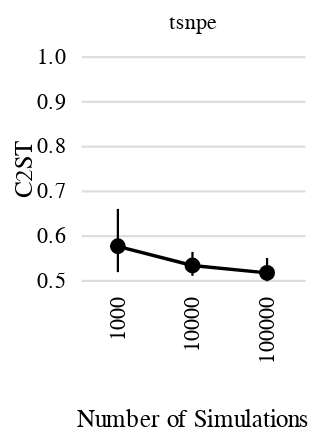

Source (notebook cell):
### Code cell
results_subset = df.query("task == 'sir'")
fig_metric(results_subset, metric="C2ST")

### Figure 1 — Vega-Lite specification as saved in the notebook (floating-point values rounded to 4 significant figures)
{"config": {"view": {"strokeWidth": 0, "continuousHeight": 100, "discreteHeight": 100, "continuousWidth": 100, "discreteWidth": 100}, "axis": {"labelFontWeight": "normal", "titleFontWeight": "normal", "grid": false}, "header": {"labelFontWeight": "normal", "titleFontWeight": "normal", "labelOrient": "top", "titleOrient": "bottom"}, "legend": {"labelFontWeight": "normal", "titleFontWeight": "normal"}, "axisX": {"grid": false, "labelAngle": 270, "domain": false, "domainWidth": 0, "ticks": true, "tickWidth": 0, "minExtent": 0}, "axisY": {"domain": false, "domainWidth": 0, "ticks": true, "tickWidth": 0, "grid": true, "titlePadding": 0, "tickCount": 6.0}, "line": {"size": 1.5}, "point": {"size": 50}}, "data": {"name": "data-750d0dda3f4aeb207e3dea4abd12eb1f"}, "facet": {"column": {"field": "algorithm", "header": {"labels": true}, "sort": null, "title": "Number of Simulations", "type": "nominal"}}, "spec": {"layer": [{"mark": "line", "encoding": {"color": {"field": "algorithm", "legend": null, "scale": {"domain": ["tsnpe"], "range": ["#000000"]}, "type": "nominal"}, "x": {"field": "num_simulations", "title": "", "type": "ordinal"}, "y": {"aggregate": "mean", "axis": {"title": "C2ST"}, "field": "C2ST", "scale": {"domain": [0.5, 1.0], "zero": false}, "type": "quantitative"}}}, {"mark": {"type": "point", "filled": true}, "encoding": {"color": {"field": "algorithm", "legend": null, "scale": {"domain": ["tsnpe"], "range": ["#000000"]}, "type": "nominal"}, "x": {"field": "num_simulations", "title": "", "type": "ordinal"}, "y": {"aggregate": "mean", "axis": {"title": "C2ST"}, "field": "C2ST", "scale": {"domain": [0.5, 1.0], "zero": false}, "type": "quantitative"}}}, {"mark": {"type": "errorbar", "extent": "ci"}, "encoding": {"color": {"field": "algorithm", "legend": null, "scale": {"domain": ["tsnpe"], "range": ["#000000"]}, "type": "nominal"}, "x": {"field": "num_simulations", "title": "", "type": "ordinal"}, "y": {"axis": {"title": "C2ST"}, "field": "C2ST", "scale": {"domain": [0.5, 1.0], "zero": false}, "type": "quantitative"}}}]}, "resolve": {"scale": {"x": "independent"}}, "spacing": 5, "$schema": "https://vega.github.io/schema/vega-lite/v4.17.0.json", "datasets": {"data-750d0dda3f4aeb207e3dea4abd12eb1f": [{"task": "sir", "num_simulations": 1000, "num_observation": 1, "algorithm": "tsnpe", "seed": 3690981510, "acceptance rate": "[1.0, -0.008131837472319603, -0.006872533354908228, -0.01003878004848957, -0.025557396933436394, -0.7212845087051392, -0.8308295607566833, -0.9591208696365356, -0.9034761786460876, -0.9011832475662231]", "gt in support": "[1.0, 1.0, 1.0, 1.0, 1.0, 1.0, 1.0, 1.0, 0.9997000098228455, 0.9984999895095825]", "C2ST": 0.5004, "MMD": 0.05051, "MEDDIST": 18.65, "NLTP": null, "RT": 2.194, "KSD": 14.67, "num_simulations_simulator": 1000.0, "path": "/mnt/qb/macke/mdeistler57/tsnpe_collection/benchmark/notebooks/../results/results_thr3/2022_04_18/15_17_35_m/0", "folder": "0"}, {"task": "sir", "num_simulations": 10000, "num_observation": 3, "algorithm": "tsnpe", "seed": 2693767201, "acceptance rate": "[1.0, -0.00599097041413188, -0.08170749992132187, -0.5007598400115967, -1.1991541385650635, -1.112252950668335, -1.189515471458435, -1.3623851537704468, -1.3291219472885132, -1.484938383102417]", "gt in support": "[1.0, 1.0, 1.0, 1.0, 1.0, 1.0, 1.0, 1.0, 1.0, 1.0]", "C2ST": 0.4928, "MMD": 0.01333, "MEDDIST": 17.94, "NLTP": null, "RT": 4.455, "KSD": 13.52, "num_simulations_simulator": 10000.0, "path": "/mnt/qb/macke/mdeistler57/tsnpe_collection/benchmark/notebooks/../results/results_thr3/2022_04_18/15_17_35_m/7", "folder": "7"}, {"task": "sir", "num_simulations": 1000, "num_observation": 3, "algorithm": "tsnpe", "seed": 2836875726, "acceptance rate": "[1.0, -0.005023326724767685, -0.006740191485732794, -0.006365419365465641, -0.05950843170285225, -0.08703439682722092, -0.10698766261339188, -0.3980485796928406, -0.424350380897522, -0.5308409929275513]", "gt in support": "[1.0, 1.0, 1.0, 1.0, 1.0, 1.0, 1.0, 1.0, 1.0, 1.0]", "C2ST": 0.503, "MMD": 0.0412, "MEDDIST": 21.14, "NLTP": null, "RT": 1.632, "KSD": 14.99, "num_simulations_simulator": 1000.0, "path": "/mnt/qb/macke/mdeistler57/tsnpe_collection/benchmark/notebooks/../results/results_thr3/2022_04_18/15_17_35_m/6", "folder": "6"}, {"task": "sir", "num_simulations": 100000, "num_observation": 2, "algorithm": "tsnpe", "seed": 1113800416, "acceptance rate": "[1.0, -0.6592387557029724, -1.038794755935669, -1.2273331880569458, -1.2479088306427002, -1.3528296947479248, -1.4224656820297241, -1.3882766962051392, -1.5819963216781616, -1.628416657447815]", "gt in support": "[1.0, 1.0, 1.0, 1.0, 1.0, 1.0, 1.0, 1.0, 1.0, 1.0]", "C2ST": 0.5001, "MMD": 0.001518, "MEDDIST": 20.17, "NLTP": null, "RT": 32.08, "KSD": 11.62, "num_simulations_simulator": 100000.0, "path": "/mnt/qb/macke/mdeistler57/tsnpe_collection/benchmark/notebooks/../results/results_thr3/2022_04_18/15_17_35_m/5", "folder": "5"}, {"task": "sir", "num_simulations": 10000, "num_observation": 2, "algorithm": "tsnpe", "seed": 4219546145, "acceptance rate": "[1.0, -0.044384412467479706, -0.24572813510894775, -0.5240021347999573, -0.6483582854270935, -0.7902169823646545, -0.9947766065597534, -0.994476318359375, -1.0461195707321167, -1.0400917530059814]", "gt in support": "[1.0, 1.0, 1.0, 1.0, 1.0, 1.0, 1.0, 1.0, 1.0, 1.0]", "C2ST": 0.5011, "MMD": 0.002673, "MEDDIST": 20.69, "NLTP": null, "RT": 5.376, "KSD": 12.05, "num_simulations_simulator": 10000.0, "path": "/mnt/qb/macke/mdeistler57/tsnpe_collection/benchmark/notebooks/../results/results_thr3/2022_04_18/15_17_35_m/4", "folder": "4"}, {"task": "sir", "num_simulations": 1000, "num_observation": 2, "algorithm": "tsnpe", "seed": 1090573856, "acceptance rate": "[1.0, -0.009994329884648323, -0.011062204837799072, -0.07522984594106674, -0.06170550733804703, -0.36589235067367554, -0.42976850271224976, -0.45808809995651245, -0.6383476853370667, -0.5514482855796814]", "gt in support": "[1.0, 1.0, 1.0, 1.0, 1.0, 1.0, 1.0, 1.0, 1.0, 1.0]", "C2ST": 0.9224, "MMD": 0.5783, "MEDDIST": 55.32, "NLTP": null, "RT": 1.492, "KSD": 15.87, "num_simulations_simulator": 1000.0, "path": "/mnt/qb/macke/mdeistler57/tsnpe_collection/benchmark/notebooks/../results/results_thr3/2022_04_18/15_17_35_m/3", "folder": "3"}, {"task": "sir", "num_simulations": 100000, "num_observation": 10, "algorithm": "tsnpe", "seed": 3975268902, "acceptance rate": "[1.0, -0.5574026703834534, -0.9570702910423279, -1.0928367376327515, -1.1371448040008545, -1.1403043270111084, -1.144221305847168, -1.148619294166565, -1.1817328929901123, -1.2473968267440796]", "gt in support": "[1.0, 1.0, 1.0, 1.0, 1.0, 1.0, 1.0, 1.0, 1.0, 1.0]", "C2ST": 0.6602, "MMD": 0.09747, "MEDDIST": 21.21, "NLTP": null, "RT": 30.77, "KSD": 14.49, "num_simulations_simulator": 100000.0, "path": "/mnt/qb/macke/mdeistler57/tsnpe_collection/benchmark/notebooks/../results/results_thr3/2022_04_18/15_17_35_m/29", "folder": "29"}, {"task": "sir", "num_simulations": 10000, "num_observation": 10, "algorithm": "tsnpe", "seed": 4286544456, "acceptance rate": "[1.0, -0.06915283203125, -0.08349341154098511, -0.24511680006980896, -0.35021093487739563, -0.9227936267852783, -1.0032098293304443, -1.0633187294006348, -1.1568087339401245, -1.1328272819519043]", "gt in support": "[1.0, 1.0, 1.0, 1.0, 1.0, 1.0, 1.0, 1.0, 1.0, 1.0]", "C2ST": 0.6119, "MMD": 0.02913, "MEDDIST": 21.62, "NLTP": null, "RT": 4.767, "KSD": 13.96, "num_simulations_simulator": 10000.0, "path": "/mnt/qb/macke/mdeistler57/tsnpe_collection/benchmark/notebooks/../results/results_thr3/2022_04_18/15_17_35_m/28", "folder": "28"}, {"task": "sir", "num_simulations": 1000, "num_observation": 10, "algorithm": "tsnpe", "seed": 3887919133, "acceptance rate": "[1.0, -0.020861545577645302, -0.018453216180205345, -0.061080195009708405, -0.27625709772109985, -0.3041682243347168, -0.36001574993133545, -0.662940263748169, -0.6515004634857178, -0.8881916403770447]", "gt in support": "[1.0, 1.0, 1.0, 1.0, 1.0, 1.0, 1.0, 1.0, 1.0, 1.0]", "C2ST": 0.5782, "MMD": 0.0324, "MEDDIST": 24.94, "NLTP": null, "RT": 1.645, "KSD": 13.3, "num_simulations_simulator": 1000.0, "path": "/mnt/qb/macke/mdeistler57/tsnpe_collection/benchmark/notebooks/../results/results_thr3/2022_04_18/15_17_35_m/27", "folder": "27"}, {"task": "sir", "num_simulations": 100000, "num_observation": 9, "algorithm": "tsnpe", "seed": 3194114854, "acceptance rate": "[1.0, -1.4298031330108643, -1.062900185585022, -1.3884891271591187, -1.45941162109375, -1.342403769493103, -1.4514199495315552, -1.4802143573760986, -1.7239285707473755, -1.5158295631408691]", "gt in support": "[1.0, 1.0, 1.0, 1.0, 1.0, 1.0, 1.0, 1.0, 1.0, 1.0]", "C2ST": 0.5008, "MMD": 0.005163, "MEDDIST": 27.93, "NLTP": null, "RT": 29.36, "KSD": 13.46, "num_simulations_simulator": 100000.0, "path": "/mnt/qb/macke/mdeistler57/tsnpe_collection/benchmark/notebooks/../results/results_thr3/2022_04_18/15_17_35_m/26", "folder": "26"}, {"task": "sir", "num_simulations": 10000, "num_observation": 9, "algorithm": "tsnpe", "seed": 194190367, "acceptance rate": "[1.0, -0.7108199596405029, -0.8190144300460815, -1.2230852842330933, -1.1262643337249756, -1.2607191801071167, -1.3095929622650146, -1.4448623657226562, -1.2657898664474487, -1.3111143112182617]", "gt in support": "[1.0, 1.0, 1.0, 1.0, 1.0, 1.0, 1.0, 1.0, 1.0, 1.0]", "C2ST": 0.6137, "MMD": 0.0541, "MEDDIST": 26.51, "NLTP": null, "RT": 4.208, "KSD": 13.2, "num_simulations_simulator": 10000.0, "path": "/mnt/qb/macke/mdeistler57/tsnpe_collection/benchmark/notebooks/../results/results_thr3/2022_04_18/15_17_35_m/25", "folder": "25"}, {"task": "sir", "num_simulations": 1000, "num_observation": 9, "algorithm": "tsnpe", "seed": 1904954919, "acceptance rate": "[1.0, -0.2216678261756897, -0.1326209306716919, -0.4995577037334442, -0.45370417833328247, -0.6759645938873291, -0.8558151125907898, -0.9065783023834229, -0.9199751019477844, -0.9485044479370117]", "gt in support": "[1.0, 1.0, 1.0, 1.0, 1.0, 1.0, 1.0, 1.0, 1.0, 1.0]", "C2ST": 0.528, "MMD": 0.06921, "MEDDIST": 28.07, "NLTP": null, "RT": 1.494, "KSD": 15.37, "num_simulations_simulator": 1000.0, "path": "/mnt/qb/macke/mdeistler57/tsnpe_collection/benchmark/notebooks/../results/results_thr3/2022_04_18/15_17_35_m/24", "folder": "24"}, {"task": "sir", "num_simulations": 100000, "num_observation": 8, "algorithm": "tsnpe", "seed": 562240406, "acceptance rate": "[1.0, -0.5616158843040466, -0.6897316575050354, -1.0318567752838135, -0.9261595010757446, -0.9560878276824951, -1.107648491859436, -1.2591389417648315, -1.1273859739303589, -1.1358281373977661]", "gt in support": "[1.0, 1.0, 1.0, 1.0, 1.0, 1.0, 1.0, 1.0, 1.0, 1.0]", "C2ST": 0.4874, "MMD": 0.003008, "MEDDIST": 20.95, "NLTP": null, "RT": 29.54, "KSD": 12.62, "num_simulations_simulator": 100000.0, "path": "/mnt/qb/macke/mdeistler57/tsnpe_collection/benchmark/notebooks/../results/results_thr3/2022_04_18/15_17_35_m/23", "folder": "23"}, {"task": "sir", "num_simulations": 10000, "num_observation": 8, "algorithm": "tsnpe", "seed": 3385916892, "acceptance rate": "[1.0, -0.0450824610888958, -0.13185536861419678, -0.3144075274467468, -0.40365952253341675, -0.37335172295570374, -0.5774102210998535, -0.6036262512207031, -0.6441272497177124, -0.5886750221252441]", "gt in support": "[1.0, 1.0, 1.0, 1.0, 1.0, 1.0, 1.0, 1.0, 1.0, 1.0]", "C2ST": 0.5007, "MMD": 0.005949, "MEDDIST": 21.59, "NLTP": null, "RT": 4.376, "KSD": 13.35, "num_simulations_simulator": 10000.0, "path": "/mnt/qb/macke/mdeistler57/tsnpe_collection/benchmark/notebooks/../results/results_thr3/2022_04_18/15_17_35_m/22", "folder": "22"}, {"task": "sir", "num_simulations": 1000, "num_observation": 8, "algorithm": "tsnpe", "seed": 885254280, "acceptance rate": "[1.0, -0.00802120752632618, -0.004079756792634726, -0.004452561028301716, -0.055443327873945236, -0.21545401215553284, -0.141192227602005, -0.2983025312423706, -0.3405909240245819, -0.2917065918445587]", "gt in support": "[1.0, 1.0, 1.0, 1.0, 1.0, 1.0, 1.0, 1.0, 1.0, 1.0]", "C2ST": 0.6268, "MMD": 0.06131, "MEDDIST": 23.73, "NLTP": null, "RT": 1.64, "KSD": 16.08, "num_simulations_simulator": 1000.0, "path": "/mnt/qb/macke/mdeistler57/tsnpe_collection/benchmark/notebooks/../results/results_thr3/2022_04_18/15_17_35_m/21", "folder": "21"}, {"task": "sir", "num_simulations": 100000, "num_observation": 7, "algorithm": "tsnpe", "seed": 4172765017, "acceptance rate": "[1.0, -0.5854862332344055, -0.9467934966087341, -1.126098394393921, -1.4666516780853271, -1.513590931892395, -1.1990253925323486, -1.1401329040527344, -1.5462571382522583, -1.3399111032485962]", "gt in support": "[1.0, 1.0, 1.0, 1.0, 0.9998999834060669, 1.0, 1.0, 1.0, 1.0, 1.0]", "C2ST": 0.4961, "MMD": 0.004366, "MEDDIST": 20.9, "NLTP": null, "RT": 28.81, "KSD": 15.77, "num_simulations_simulator": 100000.0, "path": "/mnt/qb/macke/mdeistler57/tsnpe_collection/benchmark/notebooks/../results/results_thr3/2022_04_18/15_17_35_m/20", "folder": "20"}, {"task": "sir", "num_simulations": 100000, "num_observation": 1, "algorithm": "tsnpe", "seed": 3348185803, "acceptance rate": "[1.0, -0.26217153668403625, -0.8485918641090393, -0.9875002503395081, -1.0231083631515503, -1.0504473447799683, -1.1577236652374268, -1.151646614074707, -1.1825172901153564, -1.3348028659820557]", "gt in support": "[1.0, 1.0, 1.0, 1.0, 1.0, 1.0, 1.0, 1.0, 1.0, 0.9998999834060669]", "C2ST": 0.5061, "MMD": 0.007173, "MEDDIST": 16.19, "NLTP": null, "RT": 31.29, "KSD": 11.93, "num_simulations_simulator": 100000.0, "path": "/mnt/qb/macke/mdeistler57/tsnpe_collection/benchmark/notebooks/../results/results_thr3/2022_04_18/15_17_35_m/2", "folder": "2"}, {"task": "sir", "num_simulations": 10000, "num_observation": 7, "algorithm": "tsnpe", "seed": 3172822557, "acceptance rate": "[1.0, -0.19551981985569, -0.27699607610702515, -0.5101118087768555, -0.597308874130249, -0.6395202279090881, -0.6626605987548828, -0.5628045797348022, -0.634699285030365, -0.690497636795044]", "gt in support": "[1.0, 1.0, 1.0, 1.0, 1.0, 1.0, 1.0, 1.0, 1.0, 1.0]", "C2ST": 0.5462, "MMD": 0.01935, "MEDDIST": 21.26, "NLTP": null, "RT": 3.755, "KSD": 15.87, "num_simulations_simulator": 10000.0, "path": "/mnt/qb/macke/mdeistler57/tsnpe_collection/benchmark/notebooks/../results/results_thr3/2022_04_18/15_17_35_m/19", "folder": "19"}, {"task": "sir", "num_simulations": 1000, "num_observation": 7, "algorithm": "tsnpe", "seed": 3989326562, "acceptance rate": "[1.0, -0.005484884139150381, -0.006321343593299389, -0.1951793134212494, -0.4549816846847534, -0.44450250267982483, -0.5052890181541443, -0.4762210249900818, -0.7347889542579651, -0.5862812399864197]", "gt in support": "[1.0, 1.0, 1.0, 1.0, 1.0, 1.0, 1.0, 1.0, 1.0, 1.0]", "C2ST": 0.4929, "MMD": 0.004373, "MEDDIST": 20.76, "NLTP": null, "RT": 1.639, "KSD": 15.51, "num_simulations_simulator": 1000.0, "path": "/mnt/qb/macke/mdeistler57/tsnpe_collection/benchmark/notebooks/../results/results_thr3/2022_04_18/15_17_35_m/18", "folder": "18"}, {"task": "sir", "num_simulations": 100000, "num_observation": 6, "algorithm": "tsnpe", "seed": 3113948420, "acceptance rate": "[1.0, -0.2963217794895172, -1.0447533130645752, -1.1214371919631958, -0.888947606086731, -1.0995068550109863, -1.1619068384170532, -1.0834650993347168, -1.0859824419021606, -1.1294288635253906]", "gt in support": "[1.0, 1.0, 1.0, 1.0, 1.0, 1.0, 1.0, 1.0, 1.0, 1.0]", "C2ST": 0.5003, "MMD": 0.002167, "MEDDIST": 23.15, "NLTP": null, "RT": 33.54, "KSD": 14.22, "num_simulations_simulator": 100000.0, "path": "/mnt/qb/macke/mdeistler57/tsnpe_collection/benchmark/notebooks/../results/results_thr3/2022_04_18/15_17_35_m/17", "folder": "17"}, {"task": "sir", "num_simulations": 10000, "num_observation": 6, "algorithm": "tsnpe", "seed": 1379108312, "acceptance rate": "[1.0, -0.05911014974117279, -0.16982850432395935, -0.4730149507522583, -0.4943413734436035, -0.5826113820075989, -0.6419509053230286, -0.604324221611023, -0.7927889227867126, -0.8625667691230774]", "gt in support": "[1.0, 1.0, 1.0, 1.0, 1.0, 1.0, 1.0, 1.0, 1.0, 1.0]", "C2ST": 0.5005, "MMD": 0.0006788, "MEDDIST": 23.35, "NLTP": null, "RT": 4.266, "KSD": 13.76, "num_simulations_simulator": 10000.0, "path": "/mnt/qb/macke/mdeistler57/tsnpe_collection/benchmark/notebooks/../results/results_thr3/2022_04_18/15_17_35_m/16", "folder": "16"}, {"task": "sir", "num_simulations": 1000, "num_observation": 6, "algorithm": "tsnpe", "seed": 264992601, "acceptance rate": "[1.0, -0.010327763855457306, -0.0136090237647295, -0.05546800419688225, -0.13427437841892242, -0.1340673416852951, -0.15344643592834473, -0.3804197311401367, -0.3727365732192993, -0.33173835277557373]", "gt in support": "[1.0, 1.0, 1.0, 1.0, 1.0, 1.0, 1.0, 1.0, 1.0, 1.0]", "C2ST": 0.595, "MMD": 0.0336, "MEDDIST": 26.68, "NLTP": null, "RT": 1.795, "KSD": 15.83, "num_simulations_simulator": 1000.0, "path": "/mnt/qb/macke/mdeistler57/tsnpe_collection/benchmark/notebooks/../results/results_thr3/2022_04_18/15_17_35_m/15", "folder": "15"}, {"task": "sir", "num_simulations": 100000, "num_observation": 5, "algorithm": "tsnpe", "seed": 1020314575, "acceptance rate": "[1.0, -0.9469215869903564, -0.9826744198799133, -0.9568342566490173, -0.9356667995452881, -0.939721941947937, -0.9287318587303162, -1.0977041721343994, -0.9734667539596558, -0.9409838318824768]", "gt in support": "[1.0, 1.0, 1.0, 1.0, 1.0, 1.0, 1.0, 1.0, 1.0, 1.0]", "C2ST": 0.5007, "MMD": 0.001197, "MEDDIST": 23.69, "NLTP": null, "RT": 29.6, "KSD": 12.67, "num_simulations_simulator": 100000.0, "path": "/mnt/qb/macke/mdeistler57/tsnpe_collection/benchmark/notebooks/../results/results_thr3/2022_04_18/15_17_35_m/14", "folder": "14"}, {"task": "sir", "num_simulations": 10000, "num_observation": 5, "algorithm": "tsnpe", "seed": 1678652552, "acceptance rate": "[1.0, -0.21392324566841125, -0.31710314750671387, -0.4944091737270355, -0.4617196023464203, -0.6001532673835754, -0.6536079049110413, -0.7028963565826416, -0.7797797918319702, -0.7735719680786133]", "gt in support": "[1.0, 1.0, 1.0, 1.0, 1.0, 1.0, 1.0, 1.0, 1.0, 1.0]", "C2ST": 0.505, "MMD": 0.003362, "MEDDIST": 23.9, "NLTP": null, "RT": 3.864, "KSD": 14.67, "num_simulations_simulator": 10000.0, "path": "/mnt/qb/macke/mdeistler57/tsnpe_collection/benchmark/notebooks/../results/results_thr3/2022_04_18/15_17_35_m/13", "folder": "13"}, {"task": "sir", "num_simulations": 1000, "num_observation": 5, "algorithm": "tsnpe", "seed": 179011211, "acceptance rate": "[1.0, -0.0047817653976380825, -0.00966115202754736, -0.020884333178400993, -0.2541837990283966, -0.25656864047050476, -0.2943500876426697, -0.33034226298332214, -0.5698040127754211, -0.6634202003479004]", "gt in support": "[1.0, 1.0, 1.0, 1.0, 1.0, 1.0, 1.0, 1.0, 1.0, 1.0]", "C2ST": 0.5007, "MMD": 0.01311, "MEDDIST": 22.39, "NLTP": null, "RT": 1.812, "KSD": 14.25, "num_simulations_simulator": 1000.0, "path": "/mnt/qb/macke/mdeistler57/tsnpe_collection/benchmark/notebooks/../results/results_thr3/2022_04_18/15_17_35_m/12", "folder": "12"}, {"task": "sir", "num_simulations": 100000, "num_observation": 4, "algorithm": "tsnpe", "seed": 3239795389, "acceptance rate": "[1.0, -1.1892216205596924, -1.2503066062927246, -1.2763283252716064, -1.3365132808685303, -1.2806272506713867, -1.3811572790145874, -1.2836626768112183, -1.3527021408081055, -1.3629274368286133]", "gt in support": "[1.0, 1.0, 1.0, 1.0, 1.0, 1.0, 1.0, 1.0, 1.0, 1.0]", "C2ST": 0.5004, "MMD": 0.003646, "MEDDIST": 25.12, "NLTP": null, "RT": 30.47, "KSD": 12.29, "num_simulations_simulator": 100000.0, "path": "/mnt/qb/macke/mdeistler57/tsnpe_collection/benchmark/notebooks/../results/results_thr3/2022_04_18/15_17_35_m/11", "folder": "11"}, {"task": "sir", "num_simulations": 10000, "num_observation": 4, "algorithm": "tsnpe", "seed": 949763457, "acceptance rate": "[1.0, -1.4916807413101196, -1.2347455024719238, -1.4013357162475586, -1.5329207181930542, -1.6291900873184204, -1.7446413040161133, -1.8869141340255737, -1.7870395183563232, -1.8199511766433716]", "gt in support": "[1.0, 1.0, 1.0, 1.0, 1.0, 1.0, 1.0, 1.0, 1.0, 1.0]", "C2ST": 0.4929, "MMD": 0.003545, "MEDDIST": 24.7, "NLTP": null, "RT": 4.715, "KSD": 12.95, "num_simulations_simulator": 10000.0, "path": "/mnt/qb/macke/mdeistler57/tsnpe_collection/benchmark/notebooks/../results/results_thr3/2022_04_18/15_17_35_m/10", "folder": "10"}, {"task": "sir", "num_simulations": 10000, "num_observation": 1, "algorithm": "tsnpe", "seed": 2021823332, "acceptance rate": "[1.0, -0.12283029407262802, -0.3457592725753784, -0.5348775386810303, -0.5493660569190979, -0.5861137509346008, -0.7740018963813782, -1.0054829120635986, -0.9767475724220276, -1.0272502899169922]", "gt in support": "[1.0, 1.0, 1.0, 1.0, 1.0, 1.0, 1.0, 1.0, 1.0, 1.0]", "C2ST": 0.554, "MMD": 0.01843, "MEDDIST": 17.52, "NLTP": null, "RT": 4.156, "KSD": 13.43, "num_simulations_simulator": 10000.0, "path": "/mnt/qb/macke/mdeistler57/tsnpe_collection/benchmark/notebooks/../results/results_thr3/2022_04_18/15_17_35_m/1", "folder": "1"}, {"task": "sir", "num_simulations": 100000, "num_observation": 3, "algorithm": "tsnpe", "seed": 2701609799, "acceptance rate": "[1.0, -0.5256016254425049, -1.1257253885269165, -1.26213800907135, -1.4955291748046875, -1.5341500043869019, -1.5310014486312866, -1.5963648557662964, -1.6478604078292847, -1.6002397537231445]", "gt in support": "[1.0, 1.0, 1.0, 1.0, 1.0, 1.0, 1.0, 1.0, 1.0, 1.0]", "C2ST": 0.5006, "MMD": 0.003043, "MEDDIST": 18.11, "NLTP": null, "RT": 29.19, "KSD": 12.43, "num_simulations_simulator": 100000.0, "path": "/mnt/qb/macke/mdeistler57/tsnpe_collection/benchmark/notebooks/../results/results_thr3/2022_04_18/15_17_35_m/8", "folder": "8"}, {"task": "sir", "num_simulations": 1000, "num_observation": 4, "algorithm": "tsnpe", "seed": 4216529037, "acceptance rate": "[1.0, -0.09764352440834045, -0.29039090871810913, -0.5836924314498901, -0.8222162127494812, -0.8941068053245544, -1.162874698638916, -1.4254971742630005, -1.3498615026474, -1.6241025924682617]", "gt in support": "[1.0, 1.0, 1.0, 1.0, 1.0, 1.0, 1.0, 1.0, 1.0, 1.0]", "C2ST": 0.5009, "MMD": 0.009817, "MEDDIST": 24.35, "NLTP": null, "RT": 1.645, "KSD": 14.63, "num_simulations_simulator": 1000.0, "path": "/mnt/qb/macke/mdeistler57/tsnpe_collection/benchmark/notebooks/../results/results_thr3/2022_04_18/15_17_35_m/9", "folder": "9"}]}}
